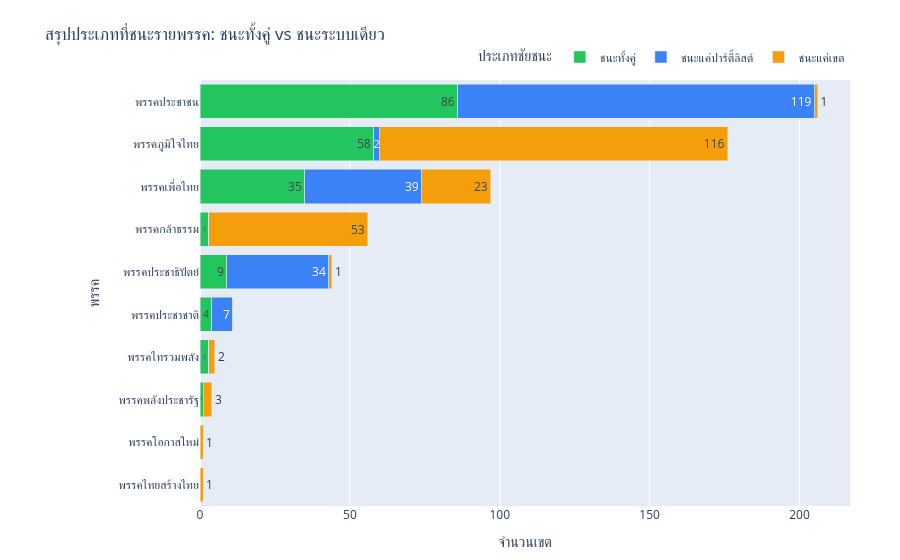

The notebook cell this image was saved under:
### Code cell
fig = px.bar(
    final_df,
    y='Party',
    x='Count',
    color='Status',
    orientation='h',

    color_discrete_map={
        'ชนะทั้งคู่': '#22c55e',       
        'ชนะแค่ปาร์ตี้ลิสต์': '#3b82f6',
        'ชนะแค่เขต': '#f59e0b'         
    },
    title='สรุปประเภทที่ชนะรายพรรค: ชนะทั้งคู่ vs ชนะระบบเดียว',
    labels={'Count': 'จำนวนเขต', 'Party': 'พรรค', 'Status': 'ประเภทชัยชนะ'},
    text_auto=True
)

fig.update_layout(
    barmode='stack', 
    yaxis={'categoryorder':'total ascending'},
    margin=dict(l=200, r=50, t=80, b=50),
    legend=dict(orientation="h", yanchor="bottom", y=1.02, xanchor="right", x=1)
)

fig.show()

### Figure 1 — Plotly figure (JSON) as saved in the notebook; plotly's stock layout.template omitted (floating-point values rounded to 4 significant figures)
{"data": [{"hovertemplate": "ประเภทชัยชนะ=ชนะทั้งคู่<br>จำนวนเขต=%{x}<br>พรรค=%{y}<extra></extra>", "legendgroup": "ชนะทั้งคู่", "marker": {"color": "#22c55e", "pattern": {"shape": ""}}, "name": "ชนะทั้งคู่", "orientation": "h", "showlegend": true, "textposition": "auto", "texttemplate": "%{x}", "type": "bar", "x": [0, 3, 86, 1, 4, 3, 58, 35, 0, 9], "xaxis": "x", "y": ["พรรคไทยสร้างไทย", "พรรคกล้าธรรม", "พรรคประชาชน", "พรรคพลังประชารัฐ", "พรรคประชาชาติ", "พรรคไทรวมพลัง", "พรรคภูมิใจไทย", "พรรคเพื่อไทย", "พรรคโอกาสใหม่", "พรรคประชาธิปัตย์"], "yaxis": "y"}, {"hovertemplate": "ประเภทชัยชนะ=ชนะแค่ปาร์ตี้ลิสต์<br>จำนวนเขต=%{x}<br>พรรค=%{y}<extra></extra>", "legendgroup": "ชนะแค่ปาร์ตี้ลิสต์", "marker": {"color": "#3b82f6", "pattern": {"shape": ""}}, "name": "ชนะแค่ปาร์ตี้ลิสต์", "orientation": "h", "showlegend": true, "textposition": "auto", "texttemplate": "%{x}", "type": "bar", "x": [0, 0, 119, 0, 7, 0, 2, 39, 0, 34], "xaxis": "x", "y": ["พรรคไทยสร้างไทย", "พรรคกล้าธรรม", "พรรคประชาชน", "พรรคพลังประชารัฐ", "พรรคประชาชาติ", "พรรคไทรวมพลัง", "พรรคภูมิใจไทย", "พรรคเพื่อไทย", "พรรคโอกาสใหม่", "พรรคประชาธิปัตย์"], "yaxis": "y"}, {"hovertemplate": "ประเภทชัยชนะ=ชนะแค่เขต<br>จำนวนเขต=%{x}<br>พรรค=%{y}<extra></extra>", "legendgroup": "ชนะแค่เขต", "marker": {"color": "#f59e0b", "pattern": {"shape": ""}}, "name": "ชนะแค่เขต", "orientation": "h", "showlegend": true, "textposition": "auto", "texttemplate": "%{x}", "type": "bar", "x": [1, 53, 1, 3, 0, 2, 116, 23, 1, 1], "xaxis": "x", "y": ["พรรคไทยสร้างไทย", "พรรคกล้าธรรม", "พรรคประชาชน", "พรรคพลังประชารัฐ", "พรรคประชาชาติ", "พรรคไทรวมพลัง", "พรรคภูมิใจไทย", "พรรคเพื่อไทย", "พรรคโอกาสใหม่", "พรรคประชาธิปัตย์"], "yaxis": "y"}], "layout": {"barmode": "stack", "legend": {"orientation": "h", "title": {"text": "ประเภทชัยชนะ"}, "tracegroupgap": 0, "x": 1, "xanchor": "right", "y": 1.02, "yanchor": "bottom"}, "margin": {"b": 50, "l": 200, "r": 50, "t": 80}, "title": {"text": "สรุปประเภทที่ชนะรายพรรค: ชนะทั้งคู่ vs ชนะระบบเดียว"}, "xaxis": {"anchor": "y", "domain": [0, 1], "title": {"text": "จำนวนเขต"}}, "yaxis": {"anchor": "x", "categoryorder": "total ascending", "domain": [0, 1], "title": {"text": "พรรค"}}}}
